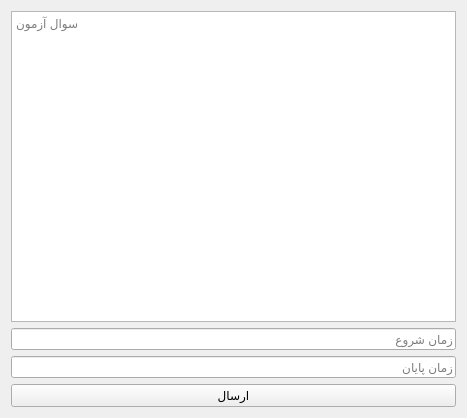
<?xml version="1.0" encoding="UTF-8"?>
<ui version="4.0">
 <class>ExamForm</class>
 <widget class="QWidget" name="ExamForm">
  <property name="geometry">
   <rect>
    <x>0</x>
    <y>0</y>
    <width>467</width>
    <height>418</height>
   </rect>
  </property>
  <property name="windowTitle">
   <string>برگزاری آزمون</string>
  </property>
  <layout class="QVBoxLayout" name="verticalLayout">
   <item>
    <widget class="QTextEdit" name="examQuestionTextEdit">
     <property name="placeholderText">
      <string>سوال آزمون</string>
     </property>
    </widget>
   </item>
   <item>
    <widget class="QLineEdit" name="startingLineEdit">
     <property name="inputMask">
      <string/>
     </property>
     <property name="placeholderText">
      <string>زمان شروع</string>
     </property>
    </widget>
   </item>
   <item>
    <widget class="QLineEdit" name="endingLineEdit">
     <property name="inputMask">
      <string/>
     </property>
     <property name="placeholderText">
      <string>زمان پایان</string>
     </property>
    </widget>
   </item>
   <item>
    <widget class="QPushButton" name="submitButton">
     <property name="text">
      <string>ارسال</string>
     </property>
    </widget>
   </item>
  </layout>
 </widget>
 <resources/>
 <connections/>
</ui>
